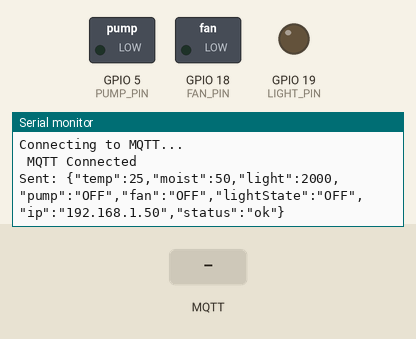
This sketch was run on a simulated ESP32. Shown: switched loads named in the sketch (green lamp = pin HIGH), output pins drawn as LEDs (lit = HIGH), the last lines printed to the serial monitor. The inputs (shaded band) are chosen by the test bench. WiFi joins after 1.5 s; servers stay silent unless stated; random numbers use the default seed unless the sketch sets one; no MQTT or app messages arrive unless stated.

Above: at 5.2 s.
5.3 s: MQTT message "pump_on" arrives on the first subscribed topic
8.3 s: MQTT message "pump_off" arrives on the first subscribed topic
At 8.9 s:
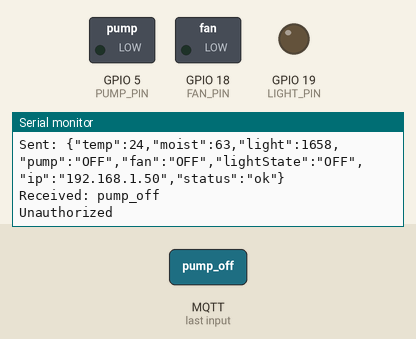
9.8 s: MQTT message "fan_on" arrives on the first subscribed topic
At 11.2 s:
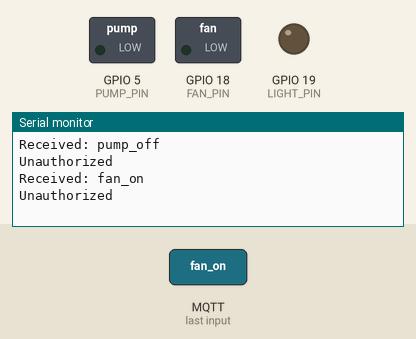
Timing chart, 0 to 12.8 s (numbered marks = the images above; inputs shaded):
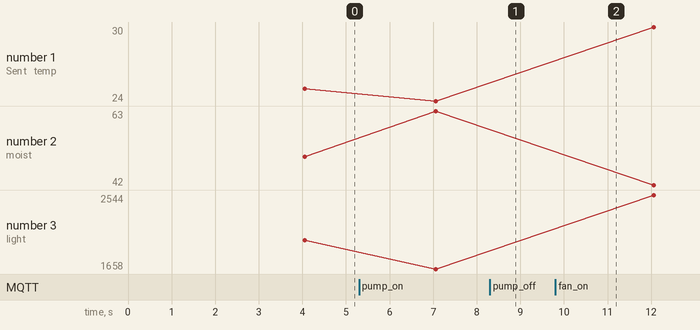

Measured:
- after the input at 8.3 s, the serial monitor: prints a new line at once (image 1)
- after the input at 9.8 s, the serial monitor: prints a new line at once (image 2)

The sketch:

Profix_mar31a_copy_20260331114316.ino
```cpp
#include <WiFi.h>
#include <PubSubClient.h>

const char* ssid = "TUT ROG 2";
const char* password = "password";

const char* mqtt_server = "test.mosquitto.org";

WiFiClient espClient;
PubSubClient client(espClient);

#define PUMP_PIN 5
#define FAN_PIN 18
#define LIGHT_PIN 19

String apiKey = "1234";


bool pumpState = false;
bool fanState = false;
bool lightState = false;


int temp = 25;
int moist = 50;
int light = 2000;


void handleCommand(String cmd) {
  Serial.println("Command: " + cmd);

  if (cmd == "pump_on") {
    digitalWrite(PUMP_PIN, HIGH);
    pumpState = true;
  }
  else if (cmd == "pump_off") {
    digitalWrite(PUMP_PIN, LOW);
    pumpState = false;
  }

  else if (cmd == "fan_on") {
    digitalWrite(FAN_PIN, HIGH);
    fanState = true;
  }
  else if (cmd == "fan_off") {
    digitalWrite(FAN_PIN, LOW);
    fanState = false;
  }

  else if (cmd == "light_on") {
    digitalWrite(LIGHT_PIN, HIGH);
    lightState = true;
  }
  else if (cmd == "light_off") {
    digitalWrite(LIGHT_PIN, LOW);
    lightState = false;
  }

  sendStatus();
}


void callback(char* topic, byte* payload, unsigned int length) {
  String message = "";

  for (int i = 0; i < length; i++) {
    message += (char)payload[i];
  }

  Serial.print("Received: ");
  Serial.println(message);

  if (message.startsWith(apiKey + ":")) {
    message.replace(apiKey + ":", "");
    handleCommand(message);
  } else {
    Serial.println("Unauthorized");
  }
}


void sendStatus() {
  String payload = "{";
  payload += "\"temp\":" + String(temp) + ",";
  payload += "\"moist\":" + String(moist) + ",";
  payload += "\"light\":" + String(light) + ",";
  payload += "\"pump\":\"" + String(pumpState ? "ON" : "OFF") + "\",";
  payload += "\"fan\":\"" + String(fanState ? "ON" : "OFF") + "\",";
  payload += "\"lightState\":\"" + String(lightState ? "ON" : "OFF") + "\",";
  payload += "\"ip\":\"" + WiFi.localIP().toString() + "\",";
  payload += "\"status\":\"ok\"";
  payload += "}";

  client.publish("kevin123/home/status", payload.c_str());

  Serial.println("Sent: " + payload);
}


void reconnect() {
  if (client.connected()) return;

  Serial.println("Connecting to MQTT...");

  String clientId = "ESP32-" + String(random(1000, 9999));

  if (client.connect(clientId.c_str())) {
    Serial.println(" MQTT Connected");
    client.subscribe("kevin123/home/commands");

    sendStatus();
  } else {
    Serial.print(" Failed rc=");
    Serial.println(client.state());
  }

  delay(3000);
}

void setup() {
  Serial.begin(115200);

  pinMode(PUMP_PIN, OUTPUT);
  pinMode(FAN_PIN, OUTPUT);
  pinMode(LIGHT_PIN, OUTPUT);

  Serial.println("Connecting WiFi...");

  WiFi.begin(ssid, password);

  while (WiFi.status() != WL_CONNECTED) {
    delay(1000);
    Serial.println("...");
  }

  Serial.println(" WiFi Connected!");
  Serial.print("IP: ");
  Serial.println(WiFi.localIP());

  delay(2000);

  client.setServer(mqtt_server, 1883);
  client.setCallback(callback);

  client.setKeepAlive(60);
  client.setSocketTimeout(10);
}


unsigned long lastSend = 0;

void loop() {
  if (!client.connected()) {
    reconnect();
  }

  client.loop();

  if (millis() - lastSend > 5000) {
    lastSend = millis();

    // simulate changing sensor values
    temp = random(20, 35);
    moist = random(40, 70);
    light = random(1500, 3000);

    sendStatus();
  }
}
```
